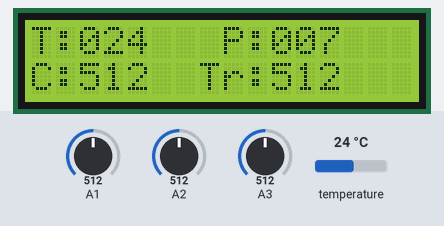
Simulated run of this sketch. Board: Arduino Uno, built with avr-gcc and run on an emulated ATmega328P. Parts: 16×2 character LCD. The inputs (shaded band) are chosen by the test bench; at power-on: temperature 24 °C, A1 = 512, A2 = 512, A3 = 512. The modem accepts every AT command (registered, SIM ready, sends succeed) and sends nothing else.

Above: at 7.4 s.
7.5 s: temperature set to 12 °C
At 10.1 s:
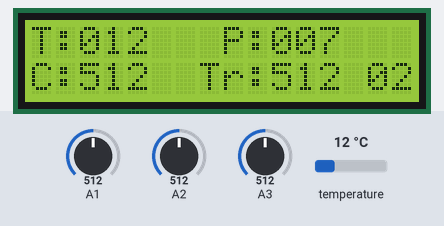
11.1 s: A1 set to 716
At 13.9 s:
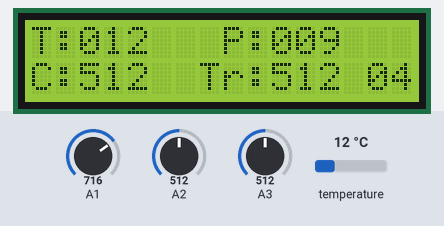
14.4 s: A2 set to 716
At 17.4 s:
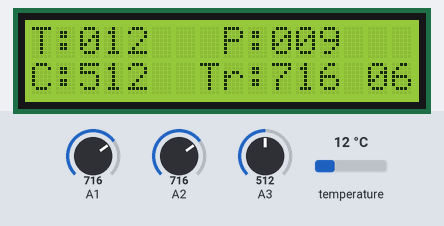
17.7 s: A3 set to 716
At 20.3 s:
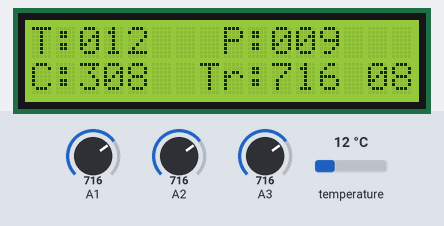
21.1 s: temperature set to 19 °C
At 24.1 s:
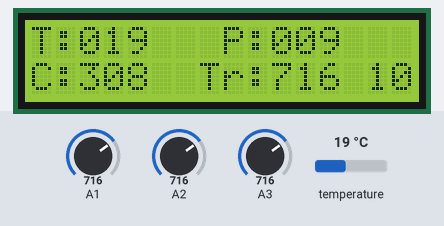
24.4 s: A1 set to 992
At 61.9 s:
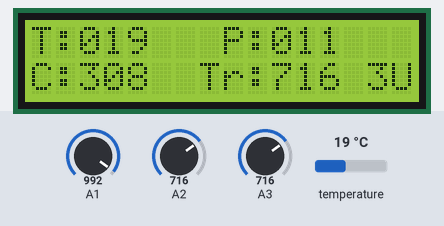
Timing chart, 0 to 62.4 s (numbered marks = the images above; inputs shaded):
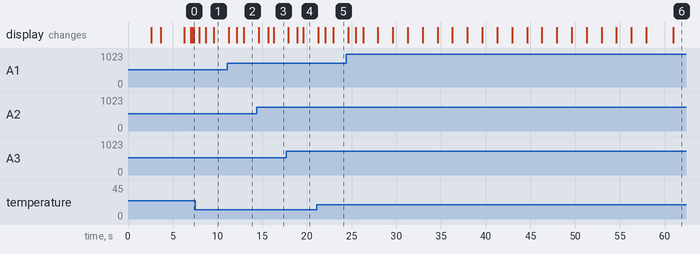

The sketch:

project_code.ino
```cpp
#include <LiquidCrystal.h>
LiquidCrystal lcd(6,7,5,4,3,2);

#include <SoftwareSerial.h>
SoftwareSerial mySerial(8,9);

#include <Wire.h>


/*********************** DS18B20 ***************************/
#include <OneWire.h>
#include <DallasTemperature.h>
#define ONE_WIRE_BUS 10
OneWire oneWire(ONE_WIRE_BUS);
DallasTemperature sensors(&oneWire);
/***********************************************************/


char res[130];


float tempc=0;

void serialFlush()
{
  while(Serial.available() > 0)
  {
    char t = Serial.read();
  }
}

void myserialFlush()
{
  while(mySerial.available() > 0)
  {
    char t = mySerial.read();
  }
}


char check(char* ex,int timeout)
{
  int i=0;
  int j = 0,k=0;
  while (1)
  {
    sl:
    if(mySerial.available() > 0)
    {
      res[i] = mySerial.read();
      if(res[i] == 0x0a || res[i]=='>' || i == 100)
      {
        i++;
        res[i] = 0;break;
      }
      i++;
    }
    j++;
    if(j == 30000)
    {
      k++;
     // Serial.println("kk");
      j = 0;
    }
    if(k > timeout)
    {
      //Serial.println("timeout");
      return 1;
     }
  }//while 1
  if(!strncmp(ex,res,strlen(ex)))
  {
   // Serial.println("ok..");
    return 0;
   }
  else
  {
   // Serial.print("Wrong  ");
   // Serial.println(res);
    i=0;
    goto sl;
   }
}

char buff[200],k=0;
void upload(unsigned int s1,unsigned int s2,unsigned int s3);
char readserver(void);
void clearserver(void);

const char* ssid = "iotserver";
const char* password = "iotserver123";

void setup()
{
  char ret;


  Serial.begin(9600);
  mySerial.begin(9600);

  //26.  IOT based industrial safety system using Arduino
  lcd.begin(16,2);
  lcd.clear();
  lcd.setCursor(0, 0);lcd.print("    Welcome  ");
     delay(2500);

   wifiinit();
  delay(2500);

  sensors.begin(); delay(100);

  lcd.clear();
  lcd.print("T:");//2-3-4,0
  lcd.setCursor(8,0);
  lcd.print("P:");//10,0

  lcd.setCursor(0,1);
  lcd.print("C:");//2,1
  lcd.setCursor(7,1);
  lcd.print("Tr:");//10,1
}

char bf3[50];
int g=0,f=0,count=0,lc=0;
int gk=0;

int phv=0,phv1=0;
int condv=0;
int turbv=0;

float tempf=0;

void loop()
{
 char ctrl=0;
/*
    tempc = analogRead(A5);
    //tempc = (tempc*0.48828125);
    tempc = tempc * (5.0 * 1000.0 / 1024.0);
    tempc = (((tempc/100) * 1.5) - 14);
    lcd.setCursor(2,0);convertl(tempc);    delay(100);
*/
    sensors.requestTemperatures();
    tempc = sensors.getTempCByIndex(0);
    tempf = ((tempc*1.8) + 42);
    lcd.setCursor(2,0);convertl(tempc);delay(100);//6,7,8,9

    phv1 = analogRead(A1);
    /*
    if(phv1 >=  300){phv1=300;}
    phv = map(phv1,0,300,0,14);
    lcd.setCursor(10,0);convertl(phv);
    */
         if(phv1 < 100)
          {
            phv1 = 0;
          }
        else
          {
            phv1 = (phv1/100) + 2;
          }
        if(phv1 >= 14){phv1=14;}
    phv = phv1;
    lcd.setCursor(10,0);convertl(phv);
    delay(100);

    condv = analogRead(A3);
    condv = (1024 - condv);
    lcd.setCursor(2,1);convertl(condv);    delay(100);

    turbv = analogRead(A2);
    lcd.setCursor(10,1);convertl(turbv);    delay(100);

      delay(500);

      count++;
      lcd.setCursor(14,1);convertk(count);

      if(count > 30)
        {
         count = 0;
          delay(1000);

            upload(tempc,phv,condv,turbv);

          delay(10000);
        }
      ctrl=0;

}
char bf2[50];
void upload(unsigned int s1,unsigned int s2,unsigned int s3,unsigned int s4)
{
  delay(2000);
  lcd.setCursor(15, 1);lcd.print("U");
  myserialFlush();
  mySerial.println("AT+CIPSTART=4,\"TCP\",\"projectsfactoryserver.in\",80");

  //http://projectsfactoryserver.in/storedata.php?name=pf5&s1=25&s2=35
  //sprintf(buff,"GET http://embeddedspot.top/iot/storedata.php?name=iot139&s1=%u&s2=%u&s3=%u\r\n\r\n",s1,s2);

      delay(8000);


      memset(buff,0,strlen(buff));
      sprintf(buff,"GET http://projectsfactoryserver.in/storedata.php?name=server74&s1=%u&s2=%u&s3=%u&s4=%u\r\n\r\n",s1,s2,s3,s4);
//      buff = buff + moss + "\r\n\r\n";
     // strcat(buff,s3);

      myserialFlush();
      sprintf(bf2,"AT+CIPSEND=4,%u",strlen(buff));
      mySerial.println(bf2);

         delay(5000);


          myserialFlush();
          mySerial.print(buff);

              delay(2000);

              mySerial.println("AT+CIPCLOSE");
       lcd.setCursor(15, 1);lcd.print(" ");
}

void upload1(int s1,const char *s2)
{
  delay(2000);
  lcd.setCursor(15, 1);lcd.print("U");
  myserialFlush();
  mySerial.println("AT+CIPSTART=4,\"TCP\",\"projectsfactoryserver.in\",80");

  //http://projectsfactoryserver.in/storedata.php?name=pf5&s1=25&s2=35
  //sprintf(buff,"GET http://embeddedspot.top/iot/storedata.php?name=iot139&s1=%u&s2=%u&s3=%u\r\n\r\n",s1,s2);

      delay(8000);


      memset(buff,0,strlen(buff));

      if(s1 == 2){sprintf(buff,"GET http://projectsfactoryserver.in/storedata.php?name=iot18&s2=%s\r\n\r\n",s2);}
      if(s1 == 3){sprintf(buff,"GET http://projectsfactoryserver.in/storedata.php?name=iot18&s3=%s\r\n\r\n",s2);}

     // buff = buff + moss + "\r\n\r\n";
     // strcat(buff,s3);

      myserialFlush();
      sprintf(bf2,"AT+CIPSEND=4,%u",strlen(buff));
      mySerial.println(bf2);

         delay(5000);


          myserialFlush();
          mySerial.print(buff);

              delay(2000);

              mySerial.println("AT+CIPCLOSE");
       lcd.setCursor(15, 1);lcd.print(" ");
}

char readserver(void)
{
  char t;
  delay(2000);
  lcd.setCursor(15, 1);lcd.print("R");
  myserialFlush();
  mySerial.println("AT+CIPSTART=4,\"TCP\",\"projectsfactoryserver.in\",80");

  //http://projectsfactoryserver.in/last.php?name=amvi001L

      delay(8000);
      memset(buff,0,strlen(buff));
      sprintf(buff,"GET http://projectsfactoryserver.in/last.php?name=iot17L\r\n\r\n");
      myserialFlush();
      sprintf(bf2,"AT+CIPSEND=4,%u",strlen(buff));
      mySerial.println(bf2);

         delay(5000);


          myserialFlush();
          mySerial.print(buff);

       //read status
        while(1)
        {
           while(!mySerial.available());
            t = mySerial.read();
           // Serial.print(t);
            if(t == '*' || t == '#')
            {
              if(t == '#')return 0;
              while(!mySerial.available());
               t = mySerial.read();
             //  Serial.print(t);
               delay(1000);
                myserialFlush();
               return t;
            }
        }
              delay(2000);

       mySerial.println("AT+CIPCLOSE");
       lcd.setCursor(15, 1);lcd.print(" ");
       delay(2000);
return t;
}

void clearserver(void)
{
  delay(2000);
  lcd.setCursor(15, 1);lcd.print("C");
  myserialFlush();
  mySerial.println("AT+CIPSTART=4,\"TCP\",\"projectsfactoryserver.in\",80");

  //sprintf(buff,"GET http://projectsfactoryserver.in/storedata.php?name=iot1&s10=0\r\n\r\n");
      delay(8000);
      memset(buff,0,strlen(buff));
      sprintf(buff,"GET http://projectsfactoryserver.in/storedata.php?name=iot1&s10=0\r\n\r\n");
      myserialFlush();
      sprintf(bf2,"AT+CIPSEND=4,%u",strlen(buff));
      mySerial.println(bf2);

         delay(5000);


          myserialFlush();
          mySerial.print(buff);

          delay(2000);
          myserialFlush();


       mySerial.println("AT+CIPCLOSE");
       lcd.setCursor(15, 1);lcd.print(" ");
       delay(2000);
}


void wifiinit()
{
 char ret;
  st:
  mySerial.println("ATE0");
  ret  = check((char*)"OK",50);
  mySerial.println("AT");
  ret  = check((char*)"OK",50);
  if(ret != 0)
  {
    delay(1000);
   goto st;
  }

     lcd.clear();lcd.setCursor(0, 0);lcd.print("CONNECTING");
  mySerial.println("AT+CWMODE=1");
   ret  = check((char*)"OK",50);
 cagain:

  myserialFlush();
  mySerial.print("AT+CWJAP=\"");
  mySerial.print(ssid);
  mySerial.print("\",\"");
  mySerial.print(password);
  mySerial.println("\"");
  if(check((char*)"OK",300))goto cagain;
  mySerial.println("AT+CIPMUX=1");
  delay(1000);


  lcd.clear();lcd.setCursor(0, 0);lcd.print("WIFI READY");
}

void convertl(unsigned int value)
{
  unsigned int a,b,c,d,e,f,g,h;

      a=value/10000;
      b=value%10000;
      c=b/1000;
      d=b%1000;
      e=d/100;
      f=d%100;
      g=f/10;
      h=f%10;


      a=a|0x30;
      c=c|0x30;
      e=e|0x30;
      g=g|0x30;
      h=h|0x30;


  // lcd.write(a);
  // lcd.write(c);
   lcd.write(e);
   lcd.write(g);
   lcd.write(h);
}
void convertk(unsigned int value)
{
  unsigned int a,b,c,d,e,f,g,h;

      a=value/10000;
      b=value%10000;
      c=b/1000;
      d=b%1000;
      e=d/100;
      f=d%100;
      g=f/10;
      h=f%10;


      a=a|0x30;
      c=c|0x30;
      e=e|0x30;
      g=g|0x30;
      h=h|0x30;


  // lcd.write(a);
  // lcd.write(c);
  // lcd.write(e);
   lcd.write(g);
   lcd.write(h);
}
```
